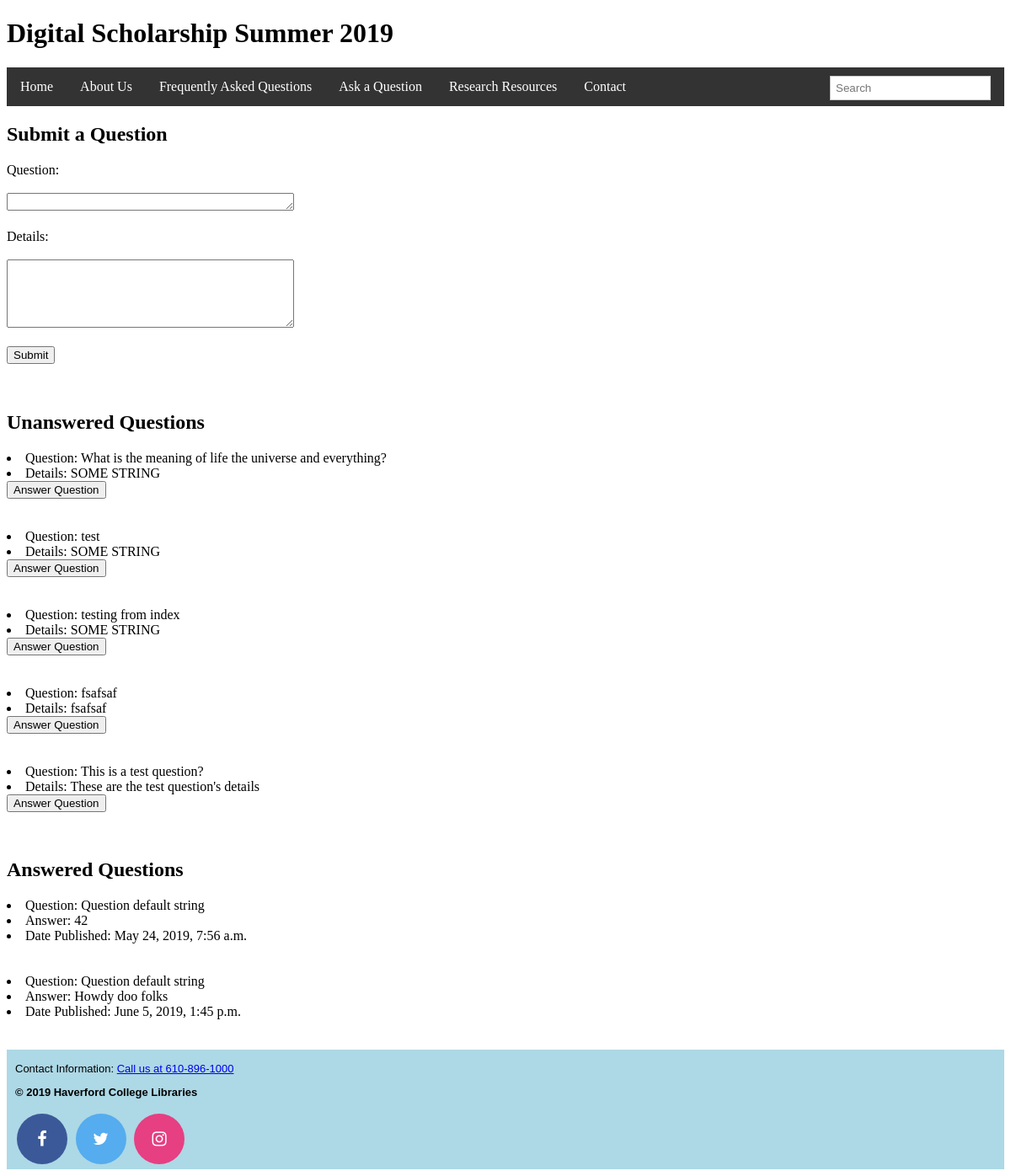
The page /addquestion/ on the database its author committed.
### newapp/models.py (models this page shows)
class Question(models.Model):
    question = models.CharField(max_length=140, help_text='Question')
    details = models.CharField(max_length=3000, help_text='Question Details', default='SOME STRING')
    tags = models.ManyToManyField('Tag')
    pass

class Answer(models.Model):
    question = models.CharField(max_length=140, help_text='Question', default='Question default string')
    answer_text = models.CharField(max_length=3000, help_text='Answer Text')
    pub_date = models.DateTimeField('date published')

### newapp/views.py (the view, shortened to what this page needs)
# urls.py: path('addquestion/', views.addquestion, name = 'addquestion'),
def addquestion(request):
    form = Qform()
    all_questions = Question.objects.all()
    all_answers= Answer.objects.all()
    return render(request, 'addquestion.html', {'form': form, 'all_questions' : all_questions, 'all_answers' : all_answers})

### newapp/forms.py
class Qform(ModelForm):
    question = forms.CharField(label='Question', max_length=1000, widget=forms.Textarea(attrs={"rows":1, "cols":40}))
    details = forms.CharField(label='Details', max_length=1000, widget=forms.Textarea(attrs={"rows":5, "cols":40}))
    class Meta:
        model = Question
        fields = ['question', 'details']

### newapp/templates/addquestion.html (shortened to what this page needs)
{% extends "base.html" %}
{% block header %}
<h1>Digital Scholarship Summer 2019</h1>
{% endblock  %}
{% block content %}
<h2>Submit a Question</h2>
<form action="" method="post">
    {% for field in form  %}
      {{ field.label_tag }}
      <br></br>
      {{ field }}
      <br></br>
    {% endfor %}
    <input type="submit" value="Submit">
</form>
<br></br>
<div class="questions-no-a">
  <h2>Unanswered Questions</h2>
    {% for item in all_questions %}
      <li>Question: {{ item.question }}</li>
      <li>Details: {{ item.details }}
      <form action="/research/">
        <input type="submit" value="Answer Question"/>
      </form>
      <br></br>
    {% endfor %}
</div>
<div class="questions-a">
  <h2>Answered Questions</h2>
    {% for item in all_answers %}
      <li>Question: {{ item.question }}</li>
      <li>Answer: {{ item.answer_text }}
      <li>Date Published: {{ item.pub_date }}</li>
      <br></br>
    {% endfor %}
</div>
</body>
{% endblock %}

### rows shown on the page
Question: question "What is the meaning of life the universe and everything?", details "SOME STRING"
Question: question "test", details "SOME STRING"
Question: question "testing from index", details "SOME STRING"
Question: question "fsafsaf", details "fsafsaf"
Question: question "This is a test question?", details "These are the test question's details"
Answer: question "Question default string", answer_text "42", pub_date "May 24, 2019, 7:56 a.m."
Answer: question "Question default string", answer_text "Howdy doo folks", pub_date "June 5, 2019, 1:45 p.m."

### other values the page prints
{{ field.label_tag }} "Question:" "Details:"
